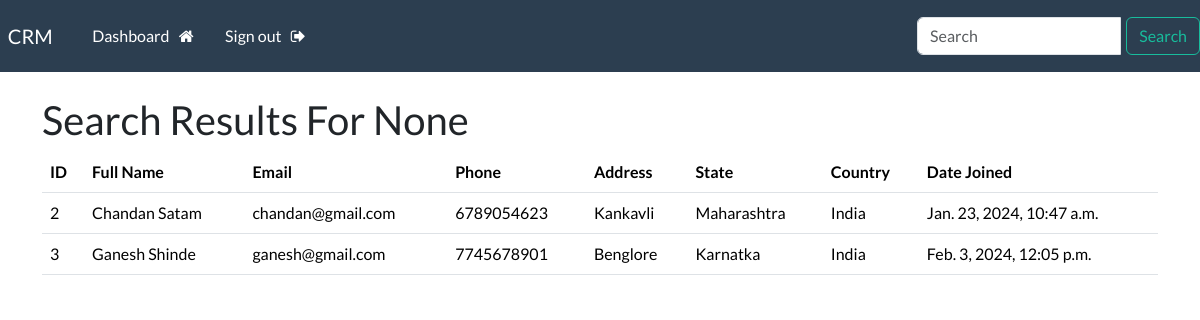
The page /search_results/ (signed in) on the database its author committed.
### webapp/models.py (models this page shows, shortened)
class Record(models.Model):
    creation_date = models.DateTimeField(auto_now_add=True)
    first_name = models.CharField(max_length=100)
    last_name = models.CharField(max_length=100)
    email= models.CharField(max_length=255)
    phone = models.CharField(max_length=20)
    address = models.CharField(max_length=300)
    city = models.CharField(max_length=255)
    state = models.CharField(max_length=200)
    country = models.CharField(max_length=200)

### webapp/views.py (the view)
# urls.py: path('search_results/', views.search_results, name='search_results'),
@login_required(login_url='login')
def search_results(request):
    query = request.GET.get('q')
    print(f"Query: {query}")  # Add this line for debugging
    if query:
        results = Record.objects.filter(
            Q(first_name__icontains=query) |
            Q(last_name__icontains=query) |
            Q(email__icontains=query) |
            Q(phone__icontains=query) |
            Q(address__icontains=query) |
            Q(state__icontains=query) |
            Q(country__icontains=query) |
            Q(creation_date__icontains=query)
        )
    else:
        results = Record.objects.all()
    context = {'results': results, 'query': query}
    return render(request, 'search-results.html', context)

### templates/search-results.html
{% extends 'base.html' %}
{% block content %}
  {% if results %}
    <h2>Search Results For {{query}}</h2>
    <table class="table">
      <thead>
        <tr>
            <th scope="col">ID</th>
            <th scope="col">Full Name</th>
            <th scope="col">Email</th>
            <th scope="col">Phone</th>
            <th scope="col">Address</th>
            <th scope="col">State</th>
            <th scope="col">Country</th>
            <th scope="col">Date Joined</th>
        </tr>
      </thead>
      <tbody>
        {% for item in results %}
          <tr>
            <td>{{item.id}}</td>
            <td> {{item.first_name}} {{item.last_name}}</td>
            <td> {{item.email}}</td>
            <td> {{item.phone}}</td>
            <td>{{item.address}}</td>
            <td>{{item.state}}</td>
            <td>{{item.country}}</td>
            <td>{{item.creation_date}}</td>
          </tr>
        {% endfor %}
      </tbody>
    </table>
  {% else %}
    <p>No results found.</p>
  {% endif %}
{% endblock %}

### rows shown on the page
Record: id "2", first_name "Chandan", last_name "Satam", email "chandan@gmail.com", phone "6789054623", address "Kankavli", state "Maharashtra", country "India", creation_date "Jan. 23, 2024, 10:47 a.m."
Record: id "3", first_name "Ganesh", last_name "Shinde", email "ganesh@gmail.com", phone "7745678901", address "Benglore", state "Karnatka", country "India", creation_date "Feb. 3, 2024, 12:05 p.m."

### other values the page prints
{{ query }} "None"
